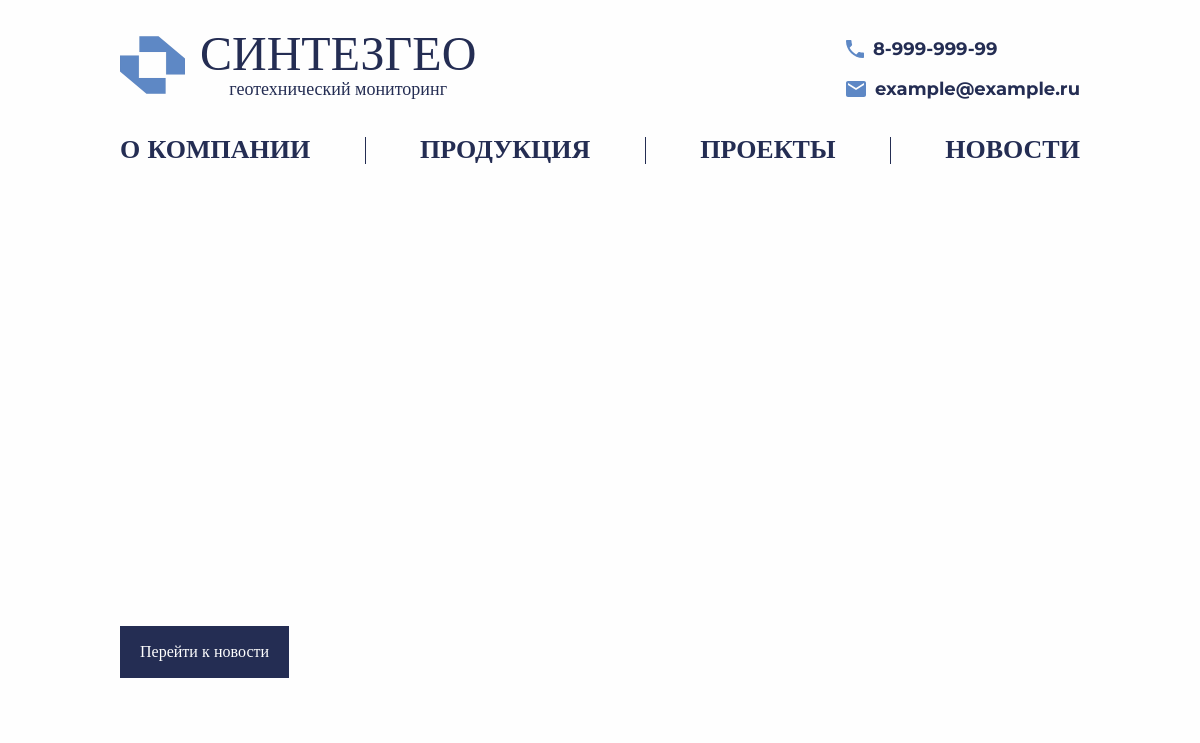
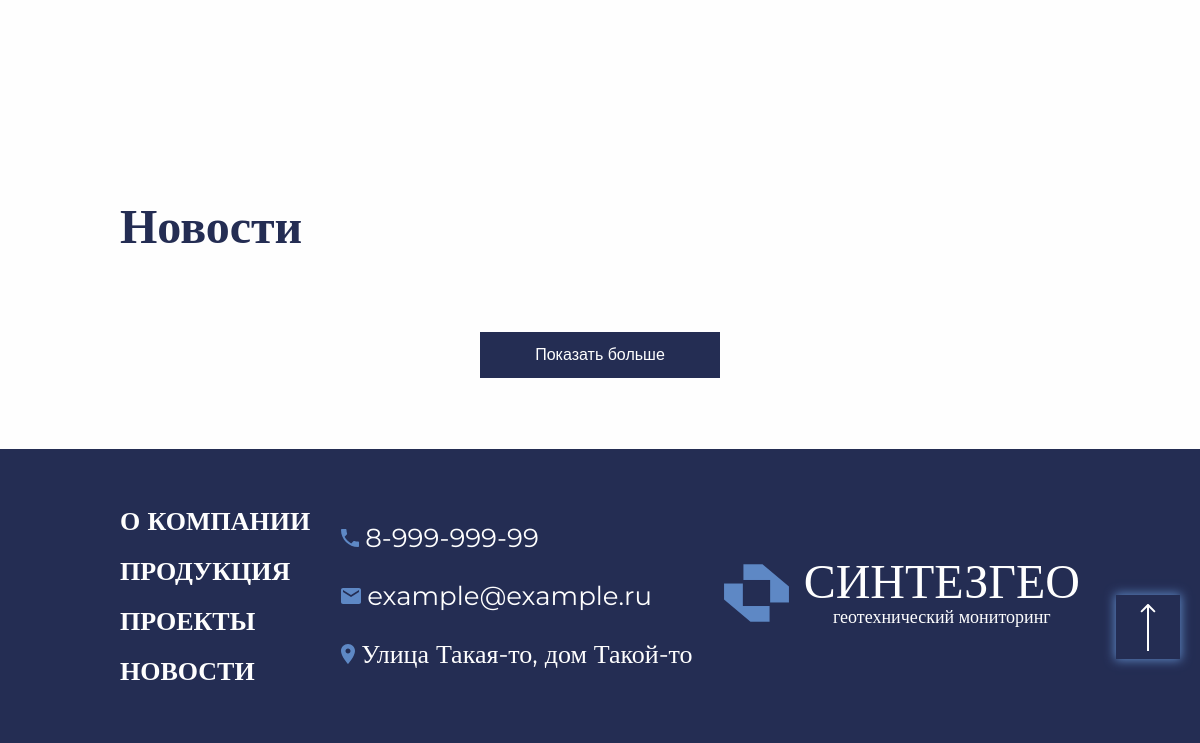
The page /news/ on the database as committed earlier (2 pictures, top to bottom).
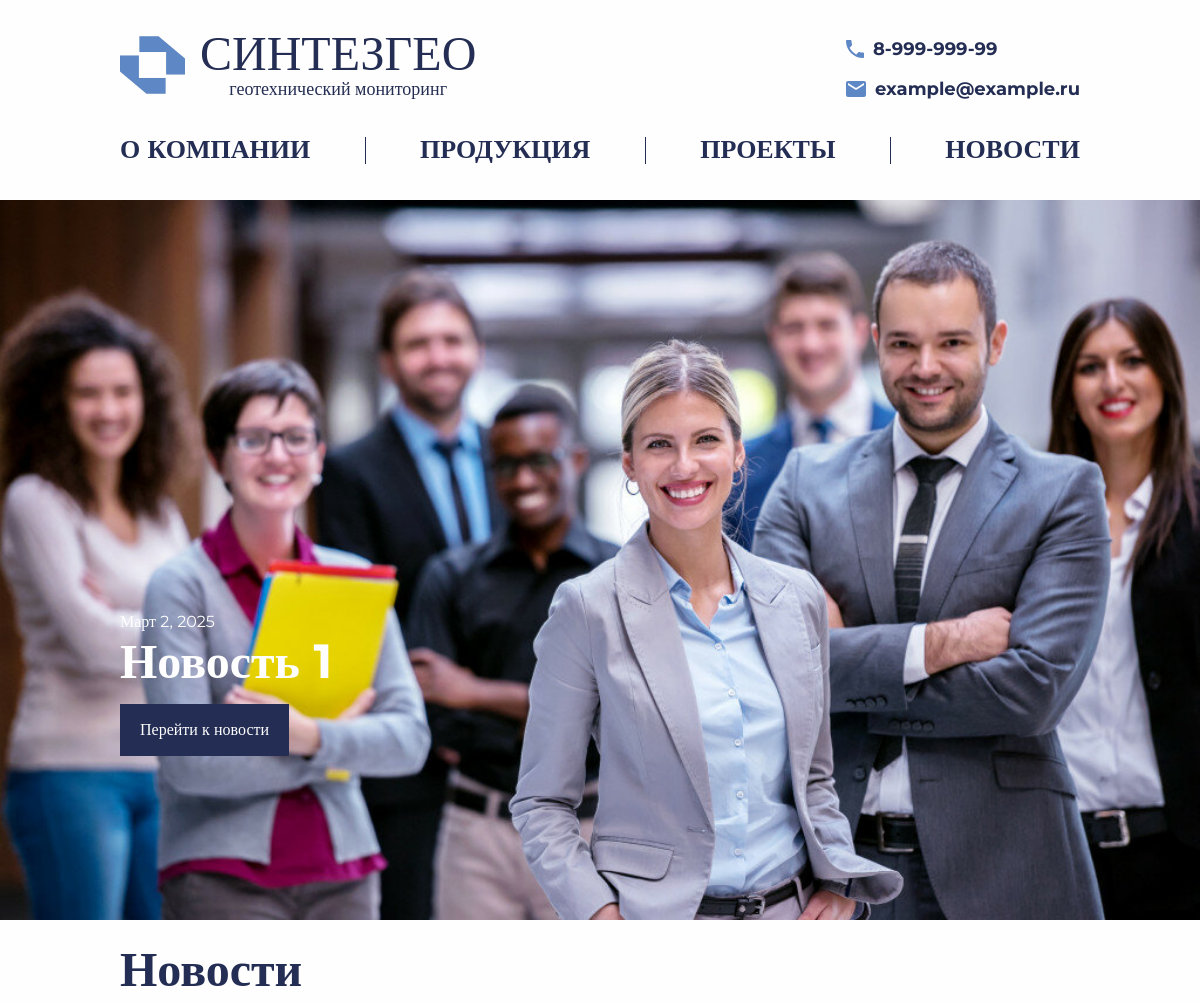
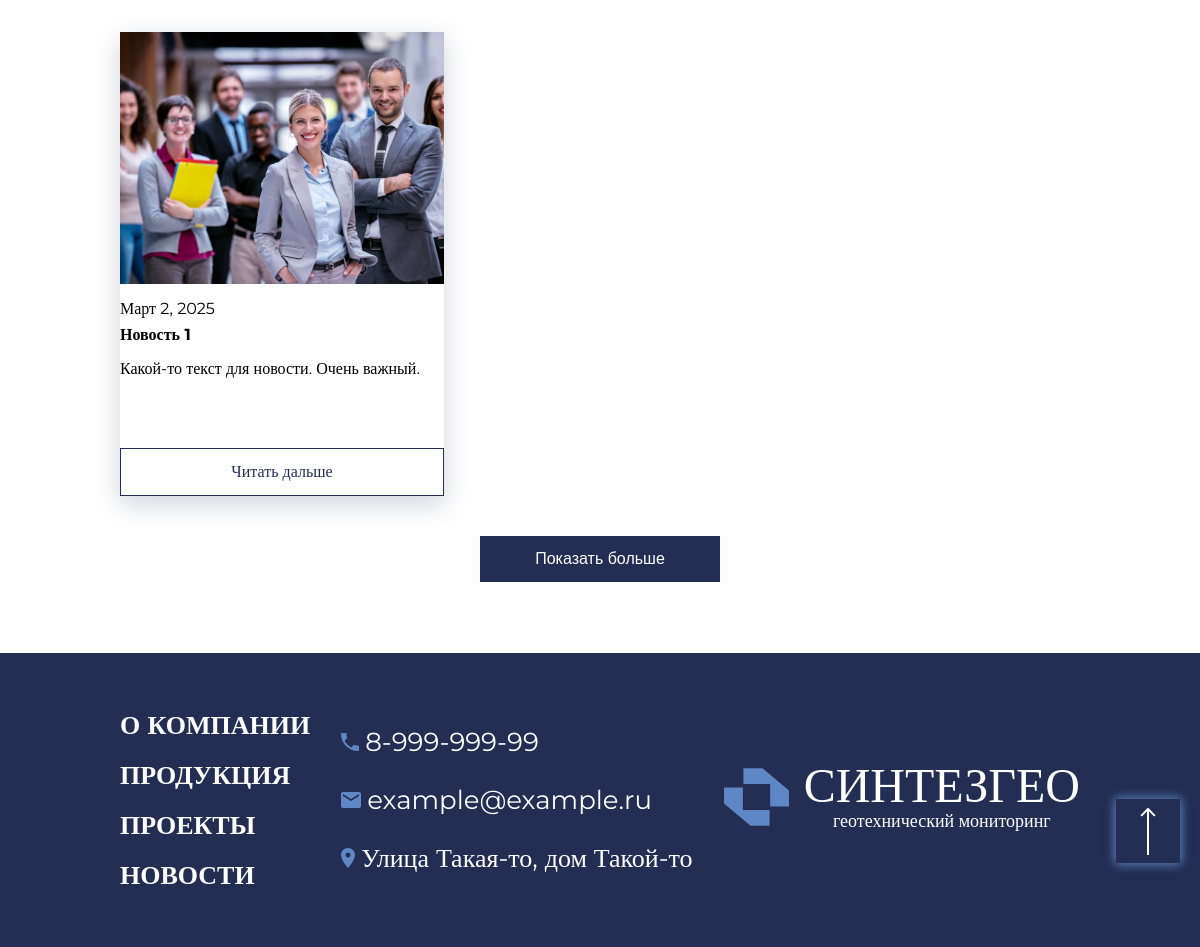
The same page on the database as committed later (2 pictures, top to bottom).
### content/models.py (models this page shows, shortened)
class New(models.Model):
    name = models.CharField(max_length=256, verbose_name='Заголовок новости')
    pub_date = models.DateField(
        verbose_name='Дата выхода новости', auto_now_add=True)
    text = models.TextField(verbose_name='Текст новости')
    video = models.FileField(upload_to='news_videos/',
                             null=True, blank=True, verbose_name='Видео новости')
    class Meta:
        verbose_name = 'Новость'
        verbose_name_plural = 'Новости'

class NewsImage(models.Model):
    news = models.ForeignKey(New, related_name='images',
                             on_delete=models.CASCADE)
    image = models.ImageField(upload_to='news_images/',
                              verbose_name='Фотография новости')
    class Meta:
        verbose_name = 'Изображение новости'
        verbose_name_plural = 'Изображения новостей'

### api/views.py (the view)
# urls.py: path('news/', news_view, name='news'),
def news_view(request):
    news = New.objects.all().order_by('-pub_date')
    latest_news = news.first()  # Получаем последнюю новость
    return render(request, 'main/news.html', {'news': news, 'latest_news': latest_news})

### api/context_processors.py (called while the page is built)
def about_index_processor(request):
    about_index = AboutIndex.objects.first()  # Получаем первый объект AboutIndex
    return {
        'about_index': about_index  # Возвращаем объект в контексте
    }

### templates/main/news.html (shortened to what this page needs)
{% extends 'main/base.html' %}
{% load static %}
{% block content %}
<a href="#top" class="button-up">
    <img src="{% static 'main/src/icon/arrow_up.svg' %}" alt="Наверх" class="button-up__img">
</a>
<section class="banner">
    {% if latest_news.video %}
    <video class="banner__inner__img" autoplay muted loop>
        <source src="{{ latest_news.video.url }}" type="video/mp4">
        Ваш браузер не поддерживает видео.
    </video>
    {% elif latest_news.images.count > 0 %}
        <img src="{{ latest_news.images.first.image.url }}" alt="Баннер" class="banner__inner__img">
    {% else %}
    <div class="banner__inner__img banner__inner__img--placeholder">
        <p>Нет медиа для отображения</p>
    </div>
    {% endif %}
    <div class="container">
        <div class="banner__wrapper">
            <div class="banner__timestamp">{{ latest_news.pub_date }}</div>
            <div class="banner__title">
                <a>{{ latest_news.name }}</a>
            </div>
        </div>
        <a href="{% url 'news_detail' latest_news.id %}" class="button button__accent banner__button">
            <span>Перейти к новости</span>
        </a>
    </div>
</section>
<section class="news">
    <div class="container no-overflow">
        <h2 class="section__title news__title">
            <a href="#" class="section__title__link">
                Новости
            </a>
        </h2>
        <div class="news__grid">
            <div class="news__row">
                {% for article in news %}
                    <div class="card card_shadow">
                        <div class="card__prev">
                            {% if article.images.count > 0 %}
                                <img src="{{ article.images.first.image.url }}" alt="card__prev-img" class="news-image">
                            {% else %}
                                <p>Нет изображений</p>
                            {% endif %}
                        </div>
                        <div class="card__content ">
                            <div class="card__timestamp">{{ article.pub_date }}</div>
                            <div class="card__title card__title_news">{{ article.name }}</div>
                            <div class="card__desc">{{ article.text|truncatewords:30 }}</div>
                            <a href="{% url 'news_detail' article.id %}" class="button button__accent__light card__button">
                                <span>
                                    Читать дальше
                                </span>
                            </a>
                        </div>
                    </div>
                {% endfor %}
            </div>
        </div>
        <div class="news__button__wrapper">
            <button class="button button__accent news__button__more">
                <span>
                    Показать больше
                </span>
            </button>
        </div>
    </div>
</section>
{% endblock %}

Rows that differ between the two databases and show on the page:
added New: images.first.image (picture), pub_date "Март 2, 2025", name "Новость 1", text "Какой-то текст для новости. Очень важный."
